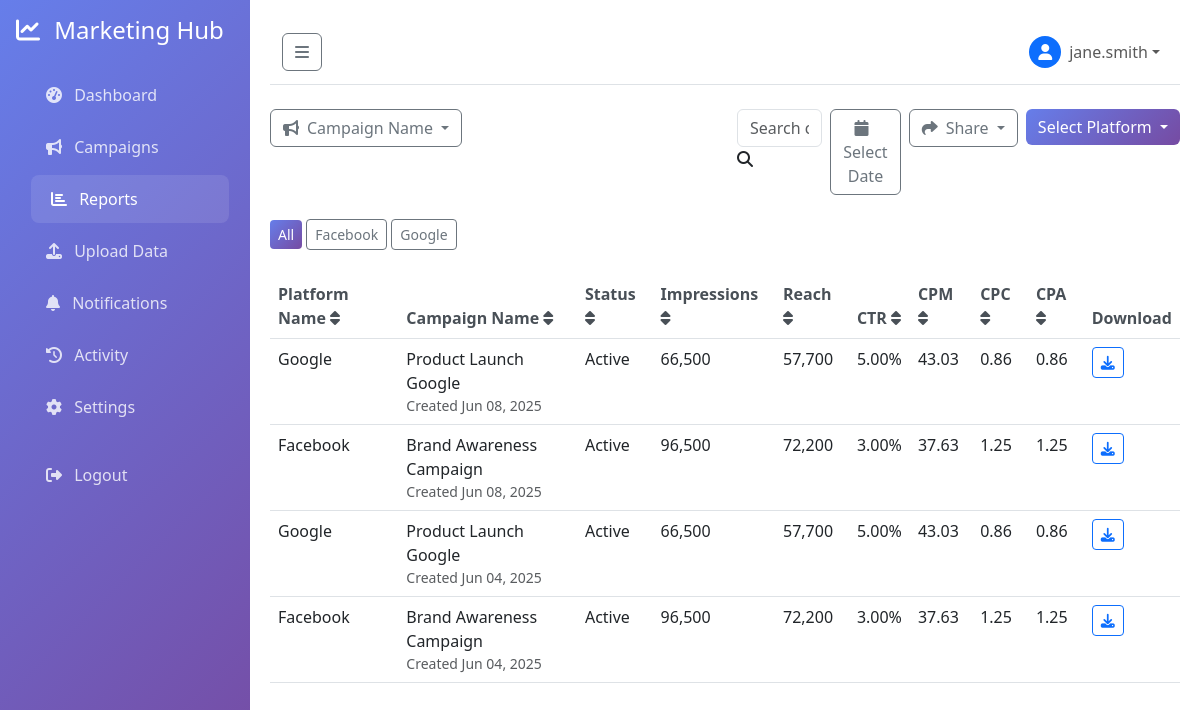
Screenshot of /reports (signed in) with the database file from the repository.
### models.py (models this page shows, shortened)
class User(UserMixin, db.Model):
    __tablename__ = 'users'
    id = db.Column(db.Integer, primary_key=True)
    username = db.Column(db.String(80), unique=True, nullable=False)
    email = db.Column(db.String(120), unique=True, nullable=False)
    password_hash = db.Column(db.String(256), nullable=False)
    first_name = db.Column(db.String(50), nullable=True)
    last_name = db.Column(db.String(50), nullable=True)
    company_name = db.Column(db.String(100), nullable=True)
    created_at = db.Column(db.DateTime, default=datetime.utcnow)
    campaigns = db.relationship('Campaign', backref='client', lazy=True)
    def get_full_name(self):
        if self.first_name and self.last_name:
            return f"{self.first_name} {self.last_name}"
        return self.username

class Campaign(db.Model):
    __tablename__ = 'campaigns'
    id = db.Column(db.Integer, primary_key=True)
    name = db.Column(db.String(200), nullable=False)
    platform = db.Column(db.String(50), nullable=False)  # Facebook, Google, ShareIT
    status = db.Column(db.String(50), default='Pending')  # Pending, In-Progress, Completed
    budget = db.Column(db.Float, default=0.0)
    spent = db.Column(db.Float, default=0.0)
    impressions = db.Column(db.Integer, default=0)
    clicks = db.Column(db.Integer, default=0)
    reach = db.Column(db.Integer, default=0)
    ctr = db.Column(db.Float, default=0.0)  # Click-through rate
    cpm = db.Column(db.Float, default=0.0)  # Cost per mille
    cpc = db.Column(db.Float, default=0.0)  # Cost per click
    cpv = db.Column(db.Float, default=0.0)  # Cost per view
    cpa = db.Column(db.Float, default=0.0)  # Cost per acquisition
    created_at = db.Column(db.DateTime, default=datetime.utcnow)
    updated_at = db.Column(db.DateTime, default=datetime.utcnow, onupdate=datetime.utcnow)
    user_id = db.Column(db.Integer, db.ForeignKey('users.id'), nullable=False)

### routes.py (the view)
@app.route('/reports')
@login_required
def reports():
    platform_filter = request.args.get('platform', 'All')
    query = Campaign.query.filter_by(user_id=current_user.id)
    if platform_filter and platform_filter != 'All':
        query = query.filter_by(platform=platform_filter)
    campaigns = query.order_by(Campaign.created_at.desc()).all()
    platforms = db.session.query(Campaign.platform).filter_by(user_id=current_user.id).distinct().all()
    platforms = [p[0] for p in platforms]
    return render_template('reports.html',
                         campaigns=campaigns,
                         platforms=platforms,
                         current_platform=platform_filter)

### app.py (called while the page is built)
@login_manager.user_loader
def load_user(user_id):
    from models import User
    return User.query.get(int(user_id))

### templates/reports.html (shortened to what this page needs)
{% extends "base.html" %}
{% block content %}
<div class="row mb-4">
    <div class="col-md-6">
        <div class="dropdown">
            <button class="btn btn-outline-secondary dropdown-toggle" type="button" data-bs-toggle="dropdown">
                <i class="fas fa-bullhorn me-2"></i>Campaign Name
            </button>
        </div>
    </div>
    <div class="col-md-6">
        <div class="d-flex gap-2">
            <div class="search-box flex-grow-1">
                <input type="text" class="form-control" placeholder="Search campaigns..." id="search-input">
                <i class="fas fa-search search-icon"></i>
            </div>
            <button class="btn btn-outline-secondary" data-bs-toggle="dropdown">
                <i class="fas fa-calendar me-2"></i>Select Date
            </button>
            <div class="dropdown">
                <button class="btn btn-outline-secondary dropdown-toggle" type="button" data-bs-toggle="dropdown">
                    <i class="fas fa-share me-2"></i>Share
                </button>
            </div>
            <div class="dropdown">
                <button class="btn btn-primary dropdown-toggle" type="button" data-bs-toggle="dropdown">
                    Select Platform
                </button>
            </div>
        </div>
    </div>
</div>
<div class="row mb-4">
    <div class="col-12">
        <div class="platform-filter-buttons">
            <button class="btn btn-sm {{ 'btn-primary' if current_platform == 'All' else 'btn-outline-secondary' }}"
                    onclick="filterByPlatform('All')">All</button>
            {% for platform in platforms %}
            <button class="btn btn-sm {{ 'btn-primary' if current_platform == platform else 'btn-outline-secondary' }}"
                    onclick="filterByPlatform('{{ platform }}')">{{ platform }}</button>
            {% endfor %}
        </div>
    </div>
</div>
<div class="row">
    <div class="col-12">
        <div class="reports-table-card">
            <div class="table-responsive">
                <table class="table table-hover" id="campaigns-table">
                    <thead>
                        <tr>
                            <th>
                                Platform Name
                                <i class="fas fa-sort"></i>
                            </th>
                            <th>
                                Campaign Name
                                <i class="fas fa-sort"></i>
                            </th>
                            <th>
                                Status
                                <i class="fas fa-sort"></i>
                            </th>
                            <th>
                                Impressions
                                <i class="fas fa-sort"></i>
                            </th>
                            <th>
                                Reach
                                <i class="fas fa-sort"></i>
                            </th>
                            <th>
                                CTR
                                <i class="fas fa-sort"></i>
                            </th>
                            <th>
                                CPM
                                <i class="fas fa-sort"></i>
                            </th>
                            <th>
                                CPC
                                <i class="fas fa-sort"></i>
                            </th>
                            <th>
                                CPA
                                <i class="fas fa-sort"></i>
                            </th>
                            <th>Download</th>
                        </tr>
                    </thead>
                    <tbody>
                        {% for campaign in campaigns %}
                        <tr data-platform="{{ campaign.platform }}">
                            <td>
                                <span class="platform-badge platform-{{ campaign.platform.lower() }}">
                                    {{ campaign.platform }}
                                </span>
                            </td>
                            <td>
                                <div class="campaign-info">
                                    <span class="campaign-name">{{ campaign.name }}</span>
                                    <small class="text-muted d-block">Created {{ campaign.created_at.strftime('%b %d, %Y') }}</small>
                                </div>
                            </td>
                            <td>
                                <span class="status-badge status-{{ campaign.status.lower().replace('-', '') }}">
                                    {{ campaign.status }}
                                </span>
                            </td>
                            <td>{{ "{:,}".format(campaign.impressions) }}</td>
                            <td>{{ "{:,}".format(campaign.reach) }}</td>
                            <td>{{ "{:.2f}%".format(campaign.ctr) }}</td>
                            <td>{{ "{:.2f}".format(campaign.cpm) }}</td>
                            <td>{{ "{:.2f}".format(campaign.cpc) }}</td>
                            <td>{{ "{:.2f}".format(campaign.cpa) }}</td>
                            <td>
                                <button class="btn btn-sm btn-outline-primary" onclick="downloadCampaignReport({{ campaign.id }})">
                                    <i class="fas fa-download"></i>
                                </button>
                            </td>
                        </tr>
                        {% endfor %}
                    </tbody>
                </table>
            </div>
        </div>
    </div>
</div>
{% endblock %}

### templates/base.html (shortened to what this page needs)
<!DOCTYPE html>
<html lang="en">
<head>
    <link href="https://cdn.jsdelivr.net/npm/bootstrap@5.3.0/dist/css/bootstrap.min.css" rel="stylesheet">
    <link href="https://cdnjs.cloudflare.com/ajax/libs/font-awesome/6.4.0/css/all.min.css" rel="stylesheet">
</head>
<body>
    <nav class="sidebar" id="sidebar">
        <div class="p-3">
            <h4 class="text-white mb-4">
                <i class="fas fa-chart-line me-2"></i>
                <span class="sidebar-text">Marketing Hub</span>
            </h4>
            <ul class="nav flex-column">
                <li class="nav-item">
                    <a class="nav-link {% if request.endpoint == 'dashboard' %}active{% endif %}" href="{{ url_for('dashboard') }}">
                        <i class="fas fa-tachometer-alt me-2"></i>
                        <span class="sidebar-text">Dashboard</span>
                    </a>
                </li>
                <li class="nav-item">
                    <a class="nav-link {% if request.endpoint == 'campaigns' %}active{% endif %}" href="{{ url_for('campaigns') }}">
                        <i class="fas fa-bullhorn me-2"></i>
                        <span class="sidebar-text">Campaigns</span>
                    </a>
                </li>
                <li class="nav-item">
                    <a class="nav-link {% if request.endpoint == 'reports' %}active{% endif %}" href="{{ url_for('reports') }}">
                        <i class="fas fa-chart-bar me-2"></i>
                        <span class="sidebar-text">Reports</span>
                    </a>
                </li>
                <li class="nav-item">
                    <a class="nav-link {% if request.endpoint == 'upload_csv' %}active{% endif %}" href="{{ url_for('upload_csv') }}">
                        <i class="fas fa-upload me-2"></i>
                        <span class="sidebar-text">Upload Data</span>
                    </a>
                </li>
                <li class="nav-item">
                    <a class="nav-link {% if request.endpoint == 'notifications' %}active{% endif %}" href="{{ url_for('notifications') }}">
                        <i class="fas fa-bell me-2"></i>
                        <span class="sidebar-text">Notifications</span>
                    </a>
                </li>
                <li class="nav-item">
                    <a class="nav-link {% if request.endpoint == 'activity_log' %}active{% endif %}" href="{{ url_for('activity_log') }}">
                        <i class="fas fa-history me-2"></i>
                        <span class="sidebar-text">Activity</span>
                    </a>
                </li>
                <li class="nav-item">
                    <a class="nav-link {% if request.endpoint == 'account_settings' %}active{% endif %}" href="{{ url_for('account_settings') }}">
                        <i class="fas fa-cog me-2"></i>
                        <span class="sidebar-text">Settings</span>
                    </a>
                </li>
                <li class="nav-item mt-3">
                    <a class="nav-link" href="{{ url_for('auth.logout') }}">
                        <i class="fas fa-sign-out-alt me-2"></i>
                        <span class="sidebar-text">Logout</span>
                    </a>
                </li>
            </ul>
        </div>
    </nav>
    <div class="content-wrapper" id="content">
        <nav class="navbar navbar-expand-lg navbar-light bg-white border-bottom mb-4">
            <div class="container-fluid">
                <button class="btn btn-outline-secondary me-3" id="sidebarToggle" type="button">
                    <i class="fas fa-bars"></i>
                </button>
                <div class="navbar-nav ms-auto">
                    <div class="nav-item dropdown">
                        <a class="nav-link dropdown-toggle d-flex align-items-center" href="#" id="userDropdown" role="button" data-bs-toggle="dropdown">
                            <div class="bg-primary rounded-circle me-2 d-flex align-items-center justify-content-center" style="width: 32px; height: 32px;">
                                <i class="fas fa-user text-white"></i>
                            </div>
                            <span>{{ current_user.get_full_name() if current_user.is_authenticated else 'Guest' }}</span>
                        </a>
                    </div>
                </div>
            </div>
        </nav>
        {% block content %}{% endblock %}
    </div>
</body>
</html>

### templates/base.html (style rules this page uses)
.sidebar { background: linear-gradient(135deg, #667eea 0%, #764ba2 100%); min-height: 100vh; position: fixed; top: 0; left: 0; width: 250px; z-index: 1000; transition: all 0.3s; }
.sidebar .nav-link { color: rgba(255, 255, 255, 0.8); padding: 12px 20px; border-radius: 8px; margin: 2px 10px; transition: all 0.3s; }
.sidebar .nav-link:hover, .sidebar .nav-link.active { background: rgba(255, 255, 255, 0.1); color: white; transform: translateX(5px); }
.content-wrapper { margin-left: 250px; padding: 20px; transition: all 0.3s; }
.btn-primary { background: linear-gradient(135deg, #667eea 0%, #764ba2 100%); border: none; }
.table th { border-top: none; font-weight: 600; color: #495057; }

### rows the page displays
User: first_name+username "jane.smith"
Campaign: platform "Google", name "Product Launch Google", created_at "Jun 08, 2025", status "Active", impressions "66,500", reach "57,700", ctr "5.00%", cpm "43.03", cpc "0.86", cpa "0.86"
Campaign: platform "Facebook", name "Brand Awareness Campaign", created_at "Jun 08, 2025", status "Active", impressions "96,500", reach "72,200", ctr "3.00%", cpm "37.63", cpc "1.25", cpa "1.25"
Campaign: platform "Google", name "Product Launch Google", created_at "Jun 04, 2025", status "Active", impressions "66,500", reach "57,700", ctr "5.00%", cpm "43.03", cpc "0.86", cpa "0.86"
Campaign: platform "Facebook", name "Brand Awareness Campaign", created_at "Jun 04, 2025", status "Active", impressions "96,500", reach "72,200", ctr "3.00%", cpm "37.63", cpc "1.25", cpa "1.25"

### other values shown
{{ platform }} "Facebook" "Google"
